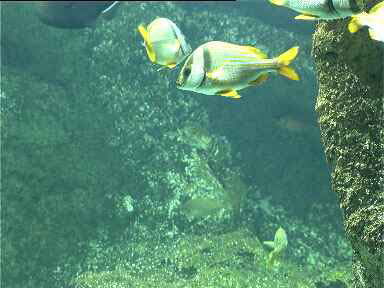
%> input picture iip/radiometry/lab2/Test1/Test1/fish.tif, 384 x 288 px
$ octave lab2.m   (GNU Octave 9; MATLAB toolbox functions it lacks are replaced by stand-ins)
%> lines starting %> are read from the running program, lines starting %| are printed output that depends on the picture
%> further down, im is the input picture: size 288x384x3 uint8; mean R, G, B 83.3, 135.3, 111.9
### iip/radiometry/lab2/white_patch_thrs.m
function [ oimg ] = white_patch_thrs( iim, h )
%> called with h = 150
%UNTITLED5 Summary of this function goes here
%   Detailed explanation goes here

r = iim(:,:,1);
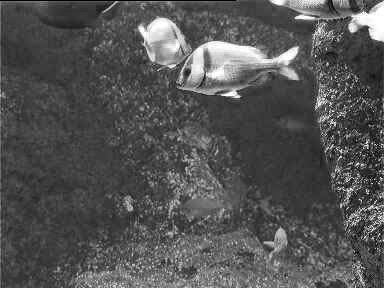
%> r: size 288x384 uint8; min 0, max 255, mean 83.3
g = iim(:,:,2);
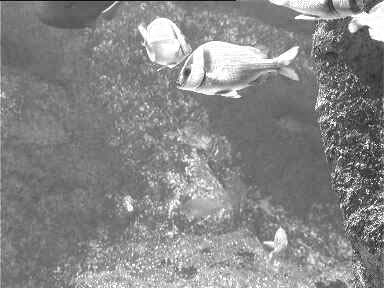
%> g: size 288x384 uint8; min 9, max 255, mean 135.3
b = iim(:,:,3);
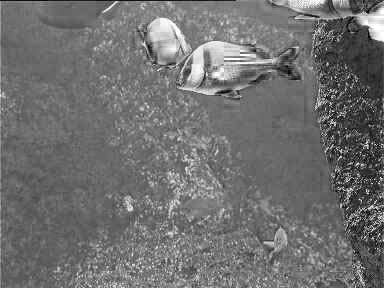
%> b: size 288x384 uint8; min 0, max 255, mean 111.9

rmax = double( mean( r(r(:) > h) ));
%> rmax = 199.4
gmax = double( mean( g(g(:) > h) ));
%> gmax = 191.3
bmax = double( mean( b(b(:) > h) ));
%> bmax = 185.6

Kr = 255/rmax;
%> Kr = 1.28
Kg = 255/gmax;
%> Kg = 1.33
Kb = 255/bmax;
%> Kb = 1.37

oimg = iim;
oimg(:,:,1) = r*Kr;
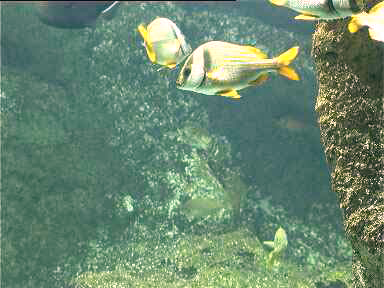
%> oimg: size 288x384x3 uint8; mean R, G, B 105.1, 135.3, 111.9
oimg(:,:,2) = g*Kg;
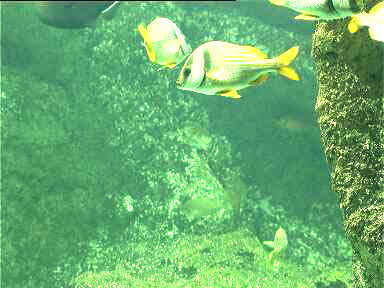
%> oimg: size 288x384x3 uint8; mean R, G, B 105.1, 175.8, 111.9
oimg(:,:,3) = b*Kb;
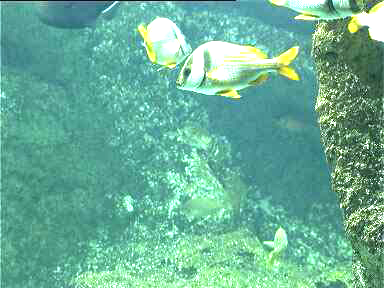
%> oimg: size 288x384x3 uint8; mean R, G, B 105.1, 175.8, 152.3

end

### iip/radiometry/lab2/lab2.m
clear; clc; close all;

im = imread('Test1/Test1/fish.tif');

figure;
imshow(im);

imtest = white_patch_thrs(im, 150);
figure;
imshow(imtest);

%> (the run ends here)

$ run again, with iip/radiometry/lab2/Test1/Test1/Film.tif copied over iip/radiometry/lab2/Test1/Test1/fish.tif
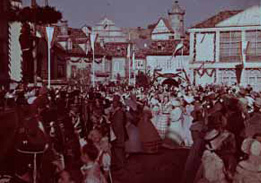
%> input picture iip/radiometry/lab2/Test1/Test1/Film.tif, 261 x 183 px
%> im is the input picture: size 183x261x3 uint8; mean R, G, B 89.4, 62.1, 67.9
%> in white_patch_thrs, `b = iim(:,:,3);`:
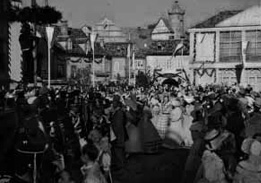
%> b: size 183x261 uint8; min 0, max 222, mean 67.9
%> rmax = 162.5
%> gmax = 168.4
%> bmax = 171.7
%> Kr = 1.57
%> Kg = 1.51
%> Kb = 1.48
%> in white_patch_thrs, `oimg(:,:,3) = b*Kb;`:
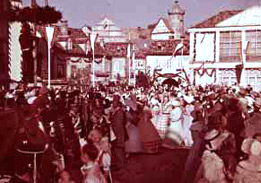
%> oimg: size 183x261x3 uint8; mean R, G, B 139.8, 93.4, 100
